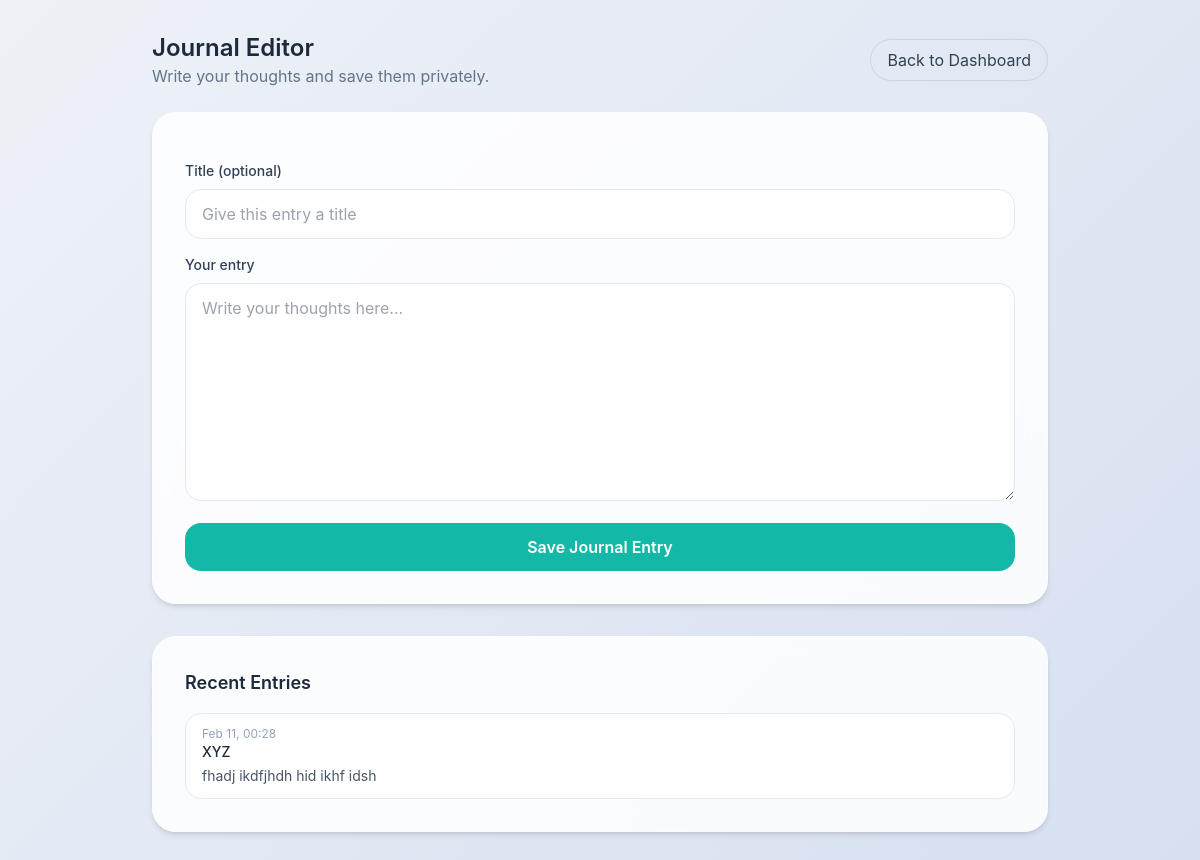
Page /account/journal/new/ (signed in) on the committed database.
### account/models.py (models this page shows)
class JournalEntry(models.Model):
    user = models.ForeignKey(
        settings.AUTH_USER_MODEL,
        on_delete=models.CASCADE,
        related_name='journal_entries'
    )
    title = models.CharField(max_length=120, blank=True)
    body = models.TextField()
    created_at = models.DateTimeField(auto_now_add=True)
    updated_at = models.DateTimeField(auto_now=True)
    class Meta:
        ordering = ['-created_at']

### account/views.py (the view, shortened to what this page needs)
# urls.py: path('journal/new/', views.journal_editor, name='journal_new'),
@login_required
def journal_editor(request):
    context = {}
    context['recent_entries'] = JournalEntry.objects.filter(user=request.user)[:5]
    return render(request, 'account/journal_editor.html', context)

### account/templates/account/journal_editor.html (shortened to what this page needs)
<!DOCTYPE html>
<html lang="en">
<head>
    <script src="https://cdn.tailwindcss.com"></script>
</head>
<body class="p-4 md:p-8">
    <div class="max-w-4xl mx-auto">
        <header class="flex flex-wrap items-center justify-between gap-4 mb-6">
            <div>
                <h1 class="text-2xl font-semibold text-slate-800">Journal Editor</h1>
                <p class="text-slate-500">Write your thoughts and save them privately.</p>
            </div>
            <a href="{% url 'dashboard:dashboard_home' %}" class="rounded-full border border-slate-300 px-4 py-2 text-slate-700 hover:border-teal-400 hover:text-teal-600 transition">Back to Dashboard</a>
        </header>
        <section class="glass-card p-6 sm:p-8 shadow-md">
            <form method="post" class="space-y-4">
                <div>
                    <label for="title" class="block text-sm font-medium text-slate-700">Title (optional)</label>
                    <input id="title" name="title" type="text" placeholder="Give this entry a title"
                           class="mt-2 w-full rounded-2xl border border-slate-200 bg-white px-4 py-3 focus:outline-none focus:ring-2 focus:ring-teal-400">
                </div>
                <div>
                    <label for="body" class="block text-sm font-medium text-slate-700">Your entry</label>
                    <textarea id="body" name="body" rows="8" placeholder="Write your thoughts here..."
                              class="mt-2 w-full rounded-2xl border border-slate-200 bg-white px-4 py-3 focus:outline-none focus:ring-2 focus:ring-teal-400"></textarea>
                </div>
                <button type="submit" class="w-full rounded-2xl bg-teal-500 hover:bg-teal-400 text-white font-semibold py-3 transition">
                    Save Journal Entry
                </button>
            </form>
        </section>
        <section class="mt-8 glass-card p-6 sm:p-8 shadow-md">
            <h2 class="text-lg font-semibold text-slate-800">Recent Entries</h2>
            {% if recent_entries %}
            <div class="mt-4 space-y-3">
                {% for entry in recent_entries %}
                <div class="rounded-2xl border border-slate-200 bg-white px-4 py-3">
                    <p class="text-xs text-slate-400">{{ entry.created_at|date:"M d, H:i" }}</p>
                    <p class="text-sm font-medium text-slate-800">{{ entry.title|default:"Untitled" }}</p>
                    <p class="text-sm text-slate-600 mt-1">{{ entry.body|truncatechars:140 }}</p>
                </div>
                {% endfor %}
            </div>
            {% else %}
            <p class="text-slate-500 mt-3">No journal entries yet.</p>
            {% endif %}
        </section>
    </div>
</body>
</html>

### account/templates/account/journal_editor.html (style rules this page uses)
body { background: linear-gradient(135deg, #eef2f7 0%, #d7e0f1 100%); min-height: 100vh; font-family: 'Inter', sans-serif; }
.glass-card { background: rgba(255, 255, 255, 0.85); backdrop-filter: blur(10px); border: 1px solid rgba(255, 255, 255, 0.4); border-radius: 24px; }

### rows in the picture
JournalEntry: created_at "Feb 11, 00:28", title "XYZ", body "fhadj ikdfjhdh hid ikhf idsh"
